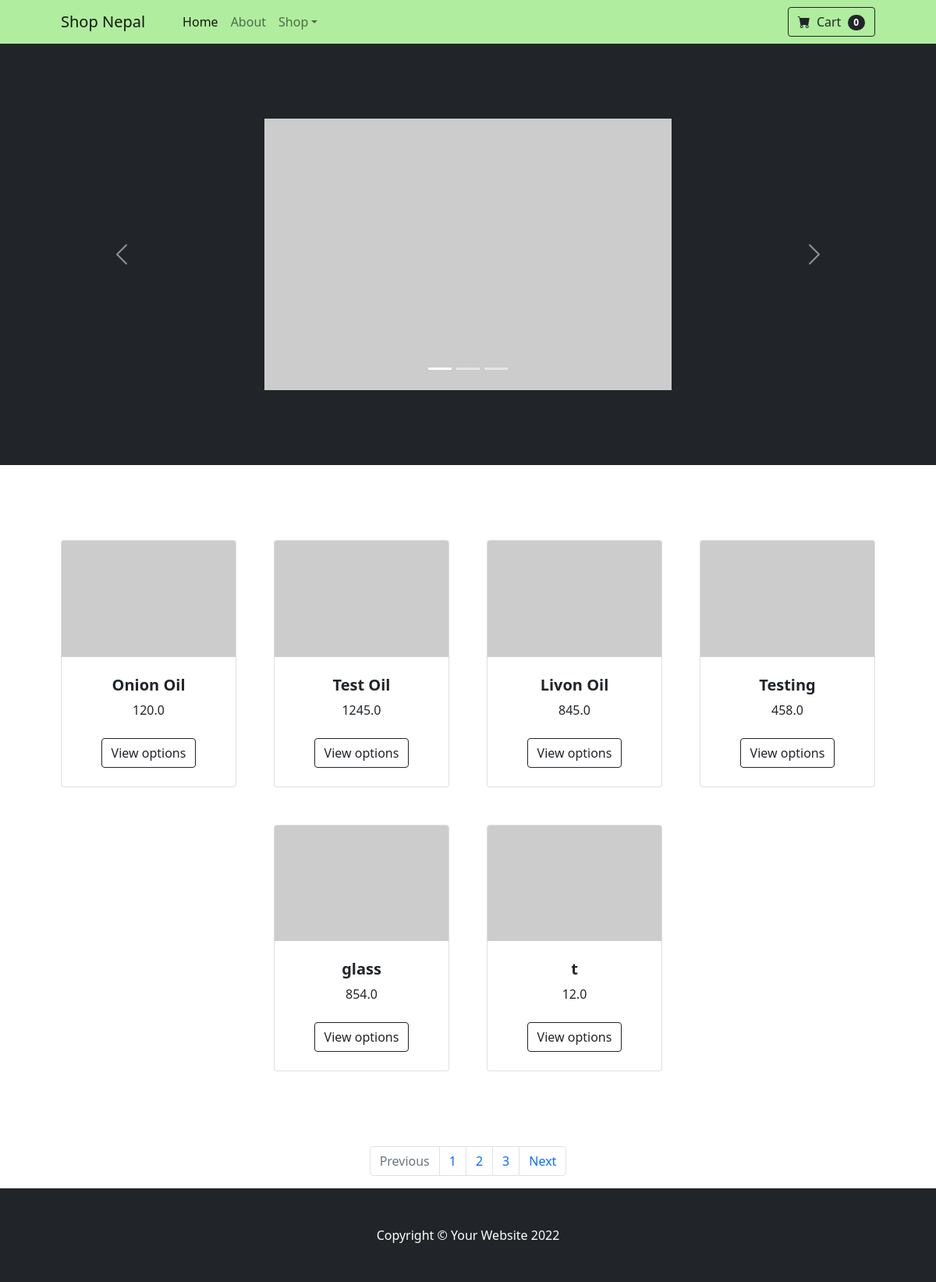
/category/Oil/, run on the app's committed database.
### mysite/models.py (models this page shows)
class Product(models.Model):
    product_id= models.AutoField(primary_key=True)
    title = models.CharField(max_length=255)
    price= models.FloatField()
    c_id= models.ForeignKey(Category, on_delete=models.CASCADE)

### mysite/views.py (the view)
# urls.py: path('category/<str:category>/', views.category, name="category"),
def category(request, category):
    data_manager= DataManager()
    categories= data_manager.get_all_category()
    products= data_manager.get_products_by_category(category=category)
    cat_list=[]
    prod_list=[]
    for category in categories:
        cat_list.append(category.category)
    for product in products:
        prod_list.append(product)
    context= {"categories":cat_list, "products":prod_list}
    print(context)
    return render(request, "index.html", context)

### mysite/DatabaseManager.py (called while the page is built)
    def get_all_category(self):
        return Category.objects.all()

    def get_products_by_category(self, category):
        c= Category.objects.get(category=category)
        return Product.objects.filter(c_id=c.category_id)

### mysite/Templates/index.html
{% extends 'base.html' %}
{% block body-content %}
{% include 'widgets/navigation.html' %}
{% include 'widgets/carousel.html' %}
<section class="py-5">
    <div class="container px-4 px-lg-5 mt-5">
        <div class="row gx-4 gx-lg-5 row-cols-2 row-cols-md-3 row-cols-xl-4 justify-content-center">
            {% for product in products %}
            <div class="col mb-5">
                <div class="card h-100">
                    <img class="card-img-top" src="https://dummyimage.com/450x300/dee2e6/6c757d.jpg" alt="..." />
                    <div class="card-body p-4">
                        <div class="text-center">
                            <h5 class="fw-bolder">{{product.title}}</h5>
                            {{product.price}}
                        </div>
                    </div>
                    <div class="card-footer p-4 pt-0 border-top-0 bg-transparent">
                        <div class="text-center"><a class="btn btn-outline-dark mt-auto" href="/product/{{product.title}}/{{product.product_id}}">View options</a></div>
                    </div>
                </div>
            </div>
            {% endfor %}
        </div>
    </div>
</section>
<nav aria-label="Page navigation example">
    <ul class="pagination justify-content-center">
      <li class="page-item disabled">
        <a class="page-link">Previous</a>
      </li>
      <li class="page-item"><a class="page-link" href="#">1</a></li>
      <li class="page-item"><a class="page-link" href="#">2</a></li>
      <li class="page-item"><a class="page-link" href="#">3</a></li>
      <li class="page-item">
        <a class="page-link" href="#">Next</a>
      </li>
    </ul>
  </nav>
{% endblock %}

### data on the page
Product: title "Onion Oil", price "120.0"
Product: title "Test Oil", price "1245.0"
Product: title "Livon Oil", price "845.0"
Product: title "Testing", price "458.0"
Product: title "glass", price "854.0"
Product: title "t", price "12.0"
